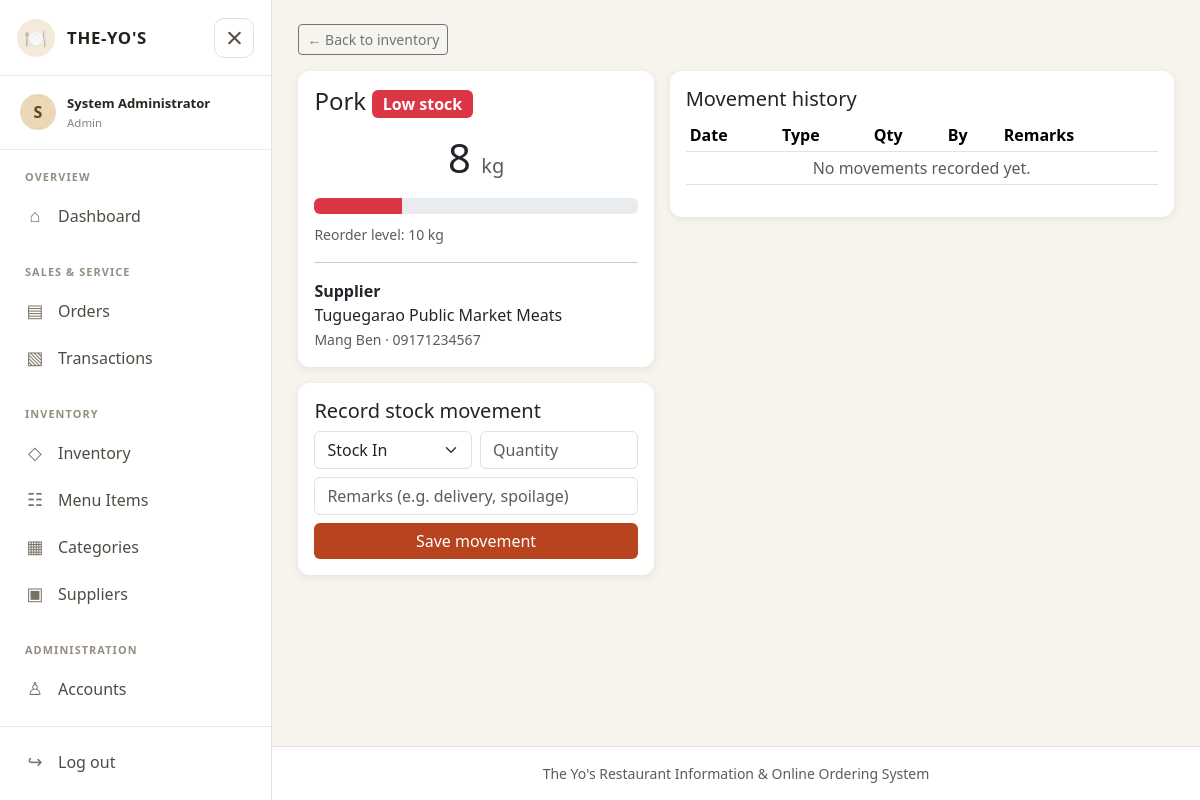
Page /inventory_view.php?id=2 (signed in) on the committed database.
### tables this page shows
CREATE TABLE inventory_items (
  inventory_id INT AUTO_INCREMENT PRIMARY KEY,
  supplier_id INT NOT NULL,
  item_name VARCHAR(100) NOT NULL,
  unit VARCHAR(20) NOT NULL,
  quantity DECIMAL(10,2) NOT NULL DEFAULT 0,
  reorder_level DECIMAL(10,2) NOT NULL DEFAULT 10,
  FOREIGN KEY (supplier_id) REFERENCES suppliers(supplier_id) ON DELETE RESTRICT
);

CREATE TABLE suppliers (
  supplier_id INT AUTO_INCREMENT PRIMARY KEY,
  supplier_name VARCHAR(100) NOT NULL,
  contact_person VARCHAR(100) DEFAULT NULL,
  phone VARCHAR(20) DEFAULT NULL
);

### includes/config.php (called while the page is built, shortened)
<?php
try {
    $conn = mysqli_connect("localhost", "root", "", "theyos_db");
    mysqli_set_charset($conn, "utf8mb4");
} catch (mysqli_sql_exception $ex) {
    error_log($ex->getMessage());
    die("<h3>Cannot connect to the database.</h3><p>Start MySQL in XAMPP and import <b>sql/theyos_db.sql</b> in phpMyAdmin.</p>");
}
function e($s)          { return htmlspecialchars((string)$s, ENT_QUOTES, 'UTF-8'); }
function q($sql, $types = '', $params = []) {
    global $conn;
    $st = mysqli_prepare($conn, $sql);
    if ($types !== '') { mysqli_stmt_bind_param($st, $types, ...$params); }
    mysqli_stmt_execute($st);
    return $st;
}
function rows($st) { return mysqli_fetch_all(mysqli_stmt_get_result($st), MYSQLI_ASSOC); }
function one($sql, $types = '', $params = []) { $r = rows(q($sql, $types, $params)); return $r[0] ?? null; }

### inventory_view.php (the view, shortened to what this page needs)
<?php
require 'includes/config.php';
$id = (int) ($_GET['id'] ?? 0);
$item = one("SELECT i.*, s.supplier_name, s.contact_person, s.phone FROM inventory_items i JOIN suppliers s ON s.supplier_id=i.supplier_id WHERE i.inventory_id=?", 'i', [$id]);
$logs = rows(q("SELECT l.*, a.fullname FROM inventory_logs l JOIN accounts a ON a.account_id=l.account_id WHERE l.inventory_id=? ORDER BY l.logged_at DESC, l.log_id DESC LIMIT 30", 'i', [$id]));
$pct = $item['reorder_level'] > 0 ? min(100, round($item['quantity'] / ($item['reorder_level'] * 3) * 100)) : 100;
$low = $item['quantity'] <= $item['reorder_level'];
include 'includes/header.php';
?>
<a class="btn btn-outline-secondary btn-sm mb-3" href="inventory.php">← Back to inventory</a>
<div class="row g-3">
  <div class="col-lg-5">
    <div class="card mb-3">
      <div class="card-body">
        <h4><?= e($item['item_name']) ?> <?= $low ? "<span class='badge bg-danger fs-6'>Low stock</span>" : '' ?></h4>
        <div class="display-6 text-center my-3"><?= e($item['quantity'] + 0) ?> <small
            class="fs-5 text-muted"><?= e($item['unit']) ?></small></div>
        <div class="progress mb-2">
          <div class="progress-bar <?= $low ? 'bg-danger' : 'bg-success' ?>" style="width:<?= $pct ?>%"></div>
        </div>
        <small class="text-muted">Reorder level: <?= e($item['reorder_level'] + 0) ?> <?= e($item['unit']) ?></small>
        <hr><b>Supplier</b><br><?= e($item['supplier_name']) ?><br><small
          class="text-muted"><?= e($item['contact_person']) ?> · <?= e($item['phone']) ?></small>
      </div>
    </div>
    <div class="card">
      <div class="card-body">
        <h5>Record stock movement</h5>
        <form method="post">
          <div class="row g-2">
            <div class="col-6"><select name="movement" class="form-select">
                <option value="IN">Stock In</option>
              </select></div>
            <div class="col-6"><input name="qty" class="form-control" placeholder="Quantity"></div>
            <div class="col-12"><input name="remarks" class="form-control"
                placeholder="Remarks (e.g. delivery, spoilage)" maxlength="150"></div>
            <div class="col-12"><button class="btn btn-yo w-100">Save movement</button></div>
          </div>
        </form>
      </div>
    </div>
  </div>
  <div class="col-lg-7">
    <div class="card">
      <div class="card-body">
        <h5>Movement history</h5>
        <table class="table table-sm">
          <thead>
            <tr>
              <th>Date</th>
              <th>Type</th>
              <th>Qty</th>
              <th>By</th>
              <th>Remarks</th>
            </tr>
          </thead>
          <tbody>
                    <?php endforeach;
                    if (!$logs)
                      echo "<tr><td colspan='5' class='text-muted text-center'>No movements recorded yet.</td></tr>"; ?>
          </tbody>
        </table>
      </div>
    </div>
  </div>
</div>
<?php include 'includes/footer.php'; ?>

### css/style.css (style rules this page uses)
:root { --yo-brand:#b8431f; --yo-dark:#3b1d12; --yo-cream:#fff8f0; }
body { background: #f7f4ee; font-family: 'Segoe UI', Arial, sans-serif; color:#29251f; }
.btn-yo { background: var(--yo-brand); color:#fff; border:0; }
.card { border:0; box-shadow:0 2px 8px rgba(0,0,0,.08); border-radius:12px; }
.table thead { background: var(--yo-dark); color:#fff; }

### rows in the picture
inventory_items: item_name "Pork", $item['quantity'] + 0 "8", unit "kg", $item['reorder_level'] + 0 "10", supplier.supplier_name "Tuguegarao Public Market Meats", supplier.contact_person "Mang Ben", supplier.phone "09171234567"

### other values in the picture
substr($_SESSION['fullname'], 0, 1) "S"
$_SESSION['fullname'] "System Administrator"
$_SESSION['accesslevel'] "Admin"
$icon "⌂ ▤ ▧ ◇ ☷ ▦ ▣ ♙"
$label "Dashboard Orders Transactions Inventory Menu Items Categories Suppliers Accounts"
